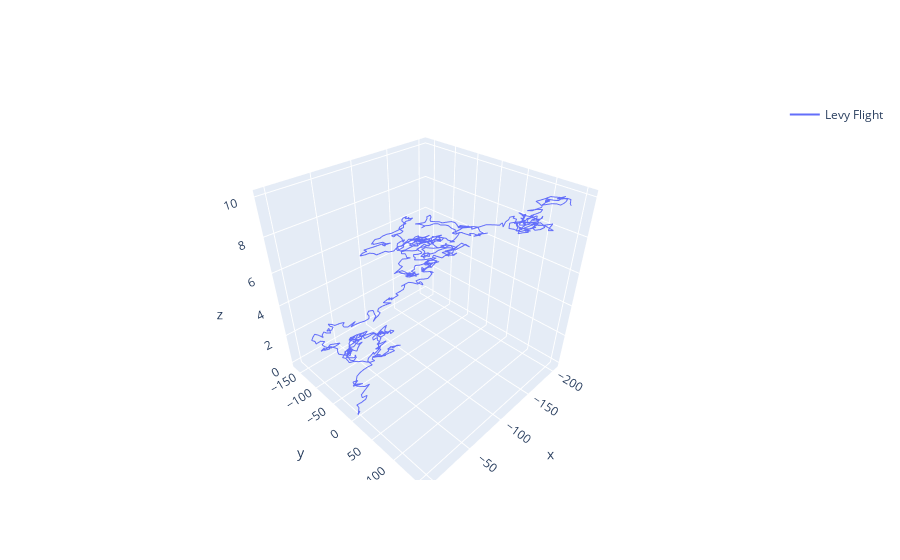

The notebook cell this image was saved under:
### Markdown cell above
## Actividad 3: Lévy ﬂight - Vec2d - 1 Trajectory (6 pts)

* Utilizar **Vec2d**.
* Guardar trayectorias en **Pandas** Data Frame.
* Visualizar proyección en 3d con **plotly**.

### Code cell
# Init variables
Levy_exponent = 1.9
n_steps = 1000
s_pos = [0,0]
speed = 6
std_motion_step = 5
velocity = Vec2d(speed,0)

levy = pd.DataFrame(columns=['x_pos', 'y_pos'])

temp_df = pd.DataFrame([{'x_pos': s_pos[0], 'y_pos':s_pos[1]}])

levy = pd.concat([levy, temp_df], ignore_index=True)

levy_samples = levy_stable.rvs(Levy_exponent, 0, 0, 1,size=n_steps)
levy_direction = levy_stable.rvs(Levy_exponent, 0, 0, 1,size=n_steps)
for i in range(n_steps-1):
  step_length = levy_samples[i] * std_motion_step
  turn_angle = levy_direction[i] * step_length
  velocity = velocity.rotated(turn_angle)
  temp_df = pd.DataFrame([{'x_pos': levy.x_pos[i]+velocity.x, 'y_pos': levy.y_pos[i]+velocity.y}])

  levy = pd.concat([levy, temp_df], ignore_index=True)

aux_domain = np.linspace(std_motion_steps-5, std_motion_steps+5, n_steps)
fig_Levy = go.Figure()
fig_Levy.add_trace(go.Scatter3d(x = levy['x_pos'],
                                       y = levy['y_pos'],
                                       z=aux_domain,
                                       marker = dict(size = 2),
                                       mode = 'lines',
                                       name = 'Levy Flight',
                                       showlegend = True))
fig_Levy.show()

### Figure 1 — Plotly figure (JSON) as saved in the notebook; plotly's stock layout.template omitted (floating-point values rounded to 4 significant figures; data arrays with more than 128 entries replaced by an {"elided": "..."} marker saying what was removed)
{"data": [{"marker": {"size": 2}, "mode": "lines", "name": "Levy Flight", "showlegend": true, "type": "scatter3d", "x": {"elided": "1000 float values"}, "y": {"elided": "1000 float values"}, "z": {"elided": "1000 float values"}}], "layout": {}}
